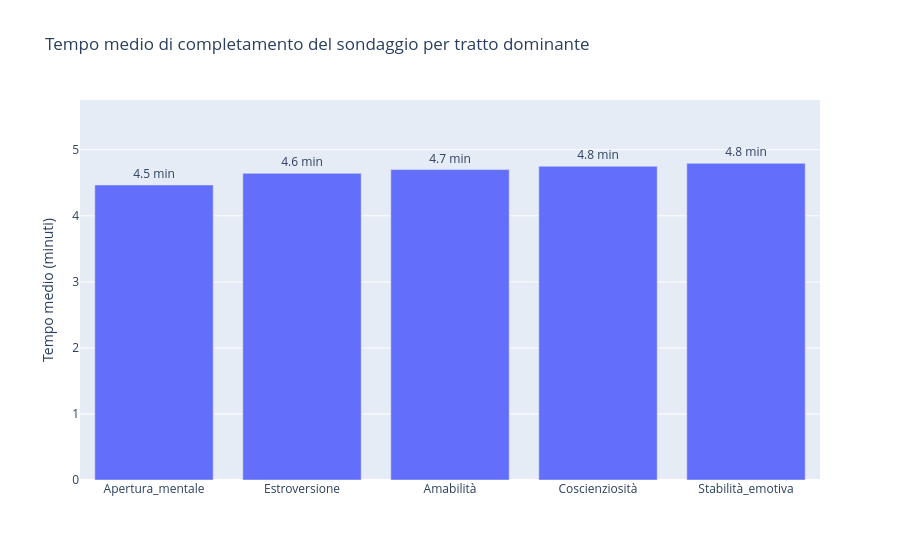

The notebook cell this image was saved under:
### Markdown cell above
## 5. Tempo di completamento del sondaggio per tratto dominante

Confrontiamo il tempo medio impiegato per completare l'intero sondaggio
tra le persone con tratti dominanti diversi.

L'idea è verificare se certi tratti di personalità influenzano il modo
in cui si risponde al test. Per esempio, una persona con alta Coscienziosità
potrebbe prendersi più tempo per riflettere su ogni risposta, mentre una
persona molto estroversa potrebbe rispondere più d'istinto.

### Code cell
# Converto testelapse in minuti
df['tempo_completamento_min'] = df['testelapse'] / 60

# Calcolo del tempo medio per tratto dominante
tempo_per_tratto = df.groupby('tratto_dominante')['tempo_completamento_min'].mean().reset_index()
tempo_per_tratto.columns = ['Tratto', 'Tempo medio (min)']

# Ordine crescente
tempo_per_tratto = tempo_per_tratto.sort_values('Tempo medio (min)')

# Bar chart
fig = px.bar(
    tempo_per_tratto,
    x='Tratto',
    y='Tempo medio (min)',
    title='Tempo medio di completamento del sondaggio per tratto dominante',
    labels={'Tratto': '', 'Tempo medio (min)': 'Tempo medio (minuti)'},
    text='Tempo medio (min)'
)

fig.update_traces(texttemplate='%{text:.1f} min', textposition='outside')
fig.update_layout(yaxis_range=[0, tempo_per_tratto['Tempo medio (min)'].max() * 1.2])

fig.show()

### Figure 1 — Plotly figure (JSON) as saved in the notebook; plotly's stock layout.template omitted (floating-point values rounded to 4 significant figures)
{"data": [{"hovertemplate": "=%{x}<br>Tempo medio (minuti)=%{text}<extra></extra>", "legendgroup": "", "marker": {"color": "#636efa", "pattern": {"shape": ""}}, "name": "", "orientation": "v", "showlegend": false, "text": [4.467, 4.643, 4.7, 4.75, 4.795], "textposition": "outside", "texttemplate": "%{text:.1f} min", "type": "bar", "x": ["Apertura_mentale", "Estroversione", "Amabilità", "Coscienziosità", "Stabilità_emotiva"], "xaxis": "x", "y": [4.467, 4.643, 4.7, 4.75, 4.795], "yaxis": "y"}], "layout": {"barmode": "relative", "legend": {"tracegroupgap": 0}, "title": {"text": "Tempo medio di completamento del sondaggio per tratto dominante"}, "xaxis": {"anchor": "y", "domain": [0, 1], "title": {"text": ""}}, "yaxis": {"anchor": "x", "domain": [0, 1], "range": [0, 5.753], "title": {"text": "Tempo medio (minuti)"}}}}
